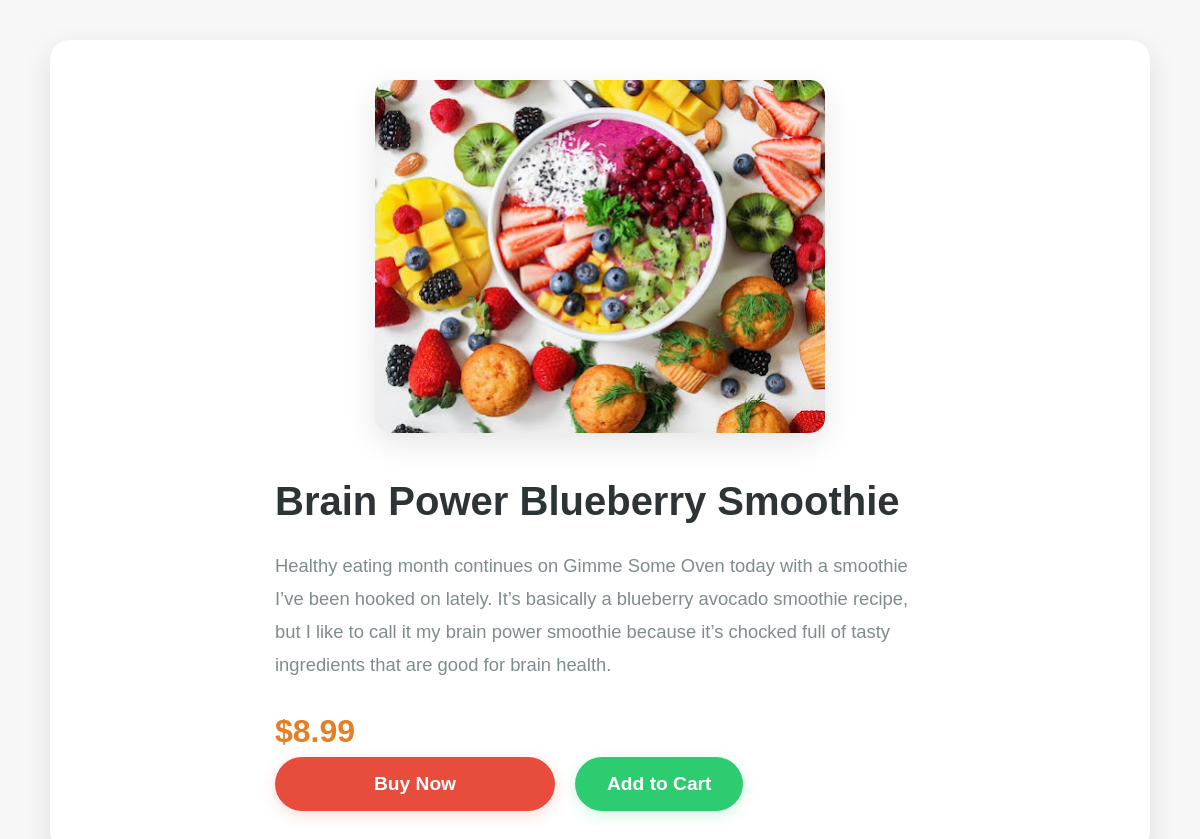
Screenshot of /product/2/ with the database file from the repository.
### myapp/models.py (models this page shows, shortened)
class Product(models.Model):
    name = models.CharField(max_length=100)
    price = models.DecimalField(max_digits=10, decimal_places=2)
    description = models.TextField()
    image = models.ImageField(upload_to='images/')

### myapp/views.py (the view, shortened to what this page needs)
# urls.py: path('product/<int:pk>/', views.product_detail, name='product_detail'),
def product_detail(request, pk):
    product = get_object_or_404(Product, pk=pk)
    return render(request, 'product_detail.html', {'product': product})

### myapp/templates/product_detail.html (shortened to what this page needs)
<!DOCTYPE html>
<html lang="en">
<head>
</head>
<body>
  <section class="product-detail">
    <img src="{{ product.image.url }}" alt="{{ product.name }}">
    <div>
      <h2>{{ product.name }}</h2>
      <p class="description">{{ product.description }}</p>
      <span class="price">${{ product.price }}</span>
      <div class="buttons">
        <button class="buy-btn">Buy Now</button>
        <a href="{% url 'add_to_cart' product.id %}">
          <button class="add-to-cart-btn">Add to Cart</button>
        </a>
      </div>
    </div>
  </section>
</body>
</html>

### myapp/templates/product_detail.html (style rules this page uses)
* { margin: 0; padding: 0; box-sizing: border-box; }
body { font-family: 'Montserrat', sans-serif; background-color: #f7f7f7; color: #333; line-height: 1.6; padding: 40px 0; }
.product-detail { max-width: 1100px; margin: 0 auto; background-color: #fff; border-radius: 20px; box-shadow: 0 10px 30px rgba(0, 0, 0, 0.1); display: flex; flex-wrap: wrap; gap: 40px; justify-content: center; padding: 40px; }
.product-detail img { max-width: 100%; width: 450px; height: auto; border-radius: 15px; box-shadow: 0 10px 30px rgba(0, 0, 0, 0.1); transition: transform 0.3s ease-in-out; }
h2 { font-size: 2.5rem; color: #2d3436; margin-bottom: 20px; font-weight: 600; line-height: 1.4; }
.description { font-size: 1.15rem; color: #7f8c8d; margin-bottom: 25px; line-height: 1.8; max-width: 650px; }
.price { font-size: 2rem; color: #E67E22; font-weight: 700; margin-bottom: 30px; }
.buttons { display: flex; gap: 20px; align-items: center; }
.buy-btn, .add-to-cart-btn { padding: 16px 32px; border-radius: 50px; border: none; font-size: 1.2rem; cursor: pointer; transition: all 0.3s ease; text-align: center; width: 100%; max-width: 280px; font-weight: 600; }
.buy-btn { background-color: #e74c3c; color: #fff; box-shadow: 0 4px 15px rgba(231, 76, 60, 0.2); }
.add-to-cart-btn { background-color: #2ecc71; color: #fff; box-shadow: 0 4px 15px rgba(46, 204, 113, 0.2); }

### rows the page displays
Product: image (picture), name "Brain Power Blueberry Smoothie", description "Healthy eating month continues on Gimme Some Oven today with a smoothie I’ve been hooked on lately. It’s basically a blueberry avocado smoothie recipe, but I like to call it my brain power smoothie because it’s chocked full of tasty ingredients that are good for brain health.", price "8.99"
